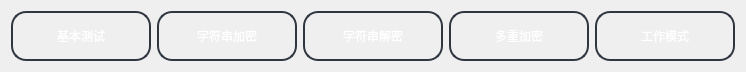
  <widget class="QWidget" name="layoutWidget">
   <property name="geometry">
    <rect>
     <x>150</x>
     <y>580</y>
     <width>730</width>
     <height>52</height>
    </rect>
   </property>
   <layout class="QHBoxLayout" name="horizontalLayout">
    <item>
     <widget class="QPushButton" name="pushButton_31">
      <property name="minimumSize">
       <size>
        <width>140</width>
        <height>50</height>
       </size>
      </property>
      <property name="styleSheet">
       <string notr="true">/**正常情况下样式**/
QPushButton{
    font: 10pt &quot;微软雅黑&quot;;
    color: white;
    background-color: transparent; /* 设置为透明 */
    border-color: #2f3640;
    border-radius: 15px;
    border-style: solid;
    border-width: 2px;
    padding: 5px;
}

/**鼠标停留在按钮上的样式**/
QPushButton:hover{   
    color: #FFFFFF;
    background-color: #a2375a;
    border-color: #2f3640;
}

/**鼠标按压下去的样式**/
QPushButton:pressed, QPushButton:checked{
    color: #FFFFFF;
    background-color: qlineargradient(spread:pad, x1:0, y1:0, x2:0, y2:1, stop:0  #273c75, stop:1 #202f55);
}

/**按钮失能情况下样式**/
QPushButton:disabled{
    color: #FFFFFF;
    background-color: #dcdde1;
    border-color: #dcdde1;
}
</string>
      </property>
      <property name="text">
       <string>基本测试</string>
      </property>
     </widget>
    </item>
    <item>
     <widget class="QPushButton" name="pushButton_32">
      <property name="minimumSize">
       <size>
        <width>140</width>
        <height>50</height>
       </size>
      </property>
      <property name="styleSheet">
       <string notr="true">/**正常情况下样式**/
QPushButton{
    font: 10pt &quot;微软雅黑&quot;;
    color: white;
    background-color: transparent; /* 设置为透明 */
    border-color: #2f3640;
    border-radius: 15px;
    border-style: solid;
    border-width: 2px;
    padding: 5px;
}

/**鼠标停留在按钮上的样式**/
QPushButton:hover{   
    color: #FFFFFF;
    background-color: #a2375a;
    border-color: #2f3640;
}

/**鼠标按压下去的样式**/
QPushButton:pressed, QPushButton:checked{
    color: #FFFFFF;
    background-color: qlineargradient(spread:pad, x1:0, y1:0, x2:0, y2:1, stop:0  #273c75, stop:1 #202f55);
}

/**按钮失能情况下样式**/
QPushButton:disabled{
    color: #FFFFFF;
    background-color: #dcdde1;
    border-color: #dcdde1;
}
</string>
      </property>
      <property name="text">
       <string>字符串加密</string>
      </property>
     </widget>
    </item>
    <item>
     <widget class="QPushButton" name="pushButton_33">
      <property name="minimumSize">
       <size>
        <width>140</width>
        <height>50</height>
       </size>
      </property>
      <property name="styleSheet">
       <string notr="true">/**正常情况下样式**/
QPushButton{
    font: 10pt &quot;微软雅黑&quot;;
    color: white;
    background-color: transparent; /* 设置为透明 */
    border-color: #2f3640;
    border-radius: 15px;
    border-style: solid;
    border-width: 2px;
    padding: 5px;
}

/**鼠标停留在按钮上的样式**/
QPushButton:hover{   
    color: #FFFFFF;
    background-color: #a2375a;
    border-color: #2f3640;
}

/**鼠标按压下去的样式**/
QPushButton:pressed, QPushButton:checked{
    color: #FFFFFF;
    background-color: qlineargradient(spread:pad, x1:0, y1:0, x2:0, y2:1, stop:0  #273c75, stop:1 #202f55);
}

/**按钮失能情况下样式**/
QPushButton:disabled{
    color: #FFFFFF;
    background-color: #dcdde1;
    border-color: #dcdde1;
}
</string>
      </property>
      <property name="text">
       <string>字符串解密</string>
      </property>
     </widget>
    </item>
    <item>
     <widget class="QPushButton" name="pushButton_35">
      <property name="minimumSize">
       <size>
        <width>140</width>
        <height>50</height>
       </size>
      </property>
      <property name="styleSheet">
       <string notr="true">/**正常情况下样式**/
QPushButton{
    font: 10pt &quot;微软雅黑&quot;;
    color: white;
    background-color: transparent; /* 设置为透明 */
    border-color: #2f3640;
    border-radius: 15px;
    border-style: solid;
    border-width: 2px;
    padding: 5px;
}

/**鼠标停留在按钮上的样式**/
QPushButton:hover{   
    color: #FFFFFF;
    background-color: #a2375a;
    border-color: #2f3640;
}

/**鼠标按压下去的样式**/
QPushButton:pressed, QPushButton:checked{
    color: #FFFFFF;
    background-color: qlineargradient(spread:pad, x1:0, y1:0, x2:0, y2:1, stop:0  #273c75, stop:1 #202f55);
}

/**按钮失能情况下样式**/
QPushButton:disabled{
    color: #FFFFFF;
    background-color: #dcdde1;
    border-color: #dcdde1;
}
</string>
      </property>
      <property name="text">
       <string>多重加密</string>
      </property>
     </widget>
    </item>
    <item>
     <widget class="QPushButton" name="pushButton_34">
      <property name="minimumSize">
       <size>
        <width>140</width>
        <height>50</height>
       </size>
      </property>
      <property name="styleSheet">
       <string notr="true">/**正常情况下样式**/
QPushButton{
    font: 10pt &quot;微软雅黑&quot;;
    color: white;
    background-color: transparent; /* 设置为透明 */
    border-color: #2f3640;
    border-radius: 15px;
    border-style: solid;
    border-width: 2px;
    padding: 5px;
}

/**鼠标停留在按钮上的样式**/
QPushButton:hover{   
    color: #FFFFFF;
    background-color: #a2375a;
    border-color: #2f3640;
}

/**鼠标按压下去的样式**/
QPushButton:pressed, QPushButton:checked{
    color: #FFFFFF;
    background-color: qlineargradient(spread:pad, x1:0, y1:0, x2:0, y2:1, stop:0  #273c75, stop:1 #202f55);
}

/**按钮失能情况下样式**/
QPushButton:disabled{
    color: #FFFFFF;
    background-color: #dcdde1;
    border-color: #dcdde1;
}
</string>
      </property>
      <property name="text">
       <string>工作模式</string>
      </property>
     </widget>
    </item>
   </layout>
  </widget>
